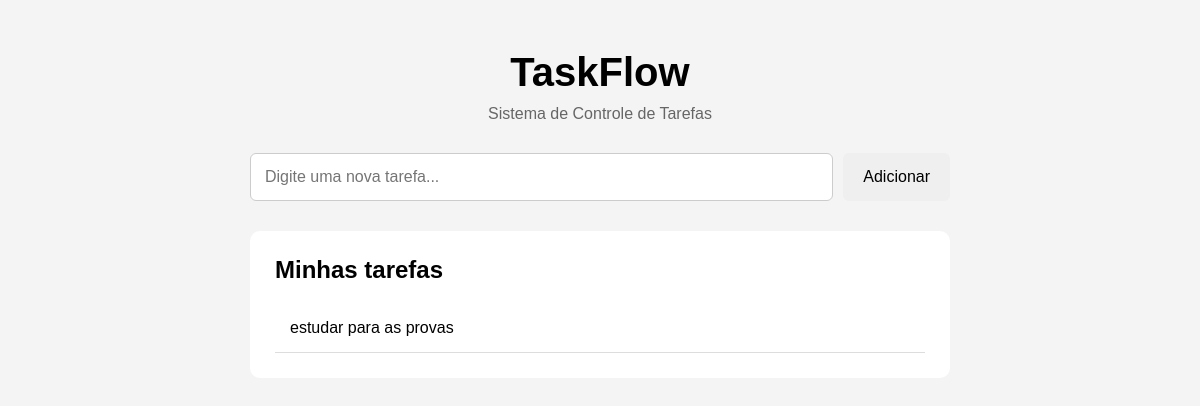
Before: / with the older database file.
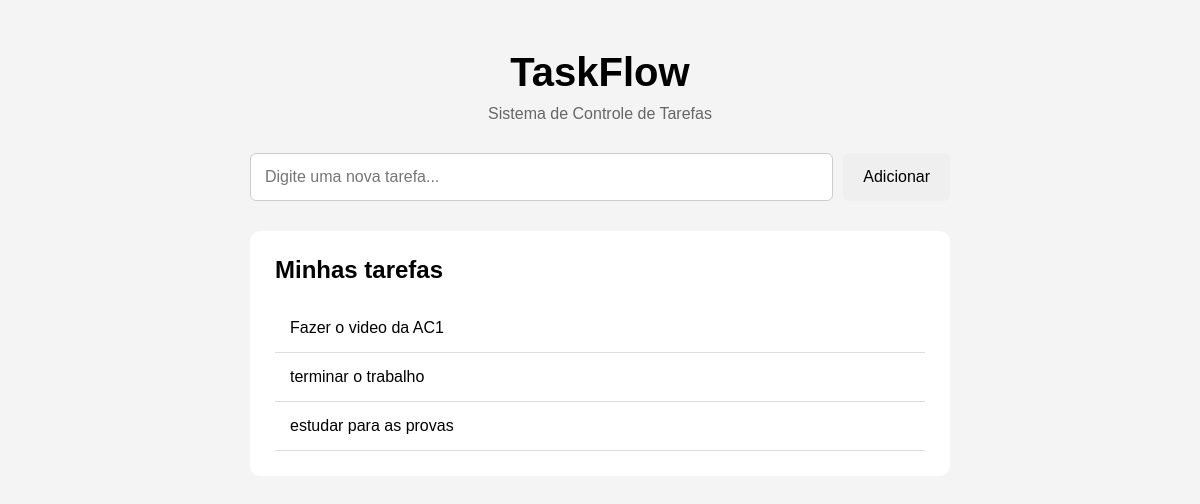
After: the same page with the newer database file.
### tables this page shows
CREATE TABLE tarefas (
            id INTEGER PRIMARY KEY AUTOINCREMENT,
            descricao TEXT NOT NULL
        );

### app.py (the view)
@app.route("/")
def index():
    conexao = conectar_banco()
    tarefas = conexao.execute(
        "SELECT * FROM tarefas ORDER BY id DESC"
    ).fetchall()
    conexao.close()
    return render_template("index.html", tarefas=tarefas)

### app.py (called while the page is built)
def conectar_banco():
    conexao = sqlite3.connect("database.db")
    conexao.row_factory = sqlite3.Row
    return conexao

### templates/index.html (shortened to what this page needs)
<!DOCTYPE html>
<html lang="pt-BR">
<head>
    <link rel="stylesheet" href="{{ url_for('static', filename='style.css') }}">
</head>
<body>
    <main class="container">
        <h1>TaskFlow</h1>
        <p class="subtitulo">
            Sistema de Controle de Tarefas
        </p>
        <form action="/adicionar" method="POST">
            <input
                type="text"
                name="descricao"
                placeholder="Digite uma nova tarefa..."
                required
            >
            <button type="submit">
                Adicionar
            </button>
        </form>
        <section class="tarefas">
            <h2>Minhas tarefas</h2>
            {% if tarefas %}
                {% for tarefa in tarefas %}
                    <div class="tarefa">
                        <span>{{ tarefa["descricao"] }}</span>
                    </div>
                {% endfor %}
            {% else %}
                <p class="vazio">
                    Nenhuma tarefa cadastrada.
                </p>
            {% endif %}
        </section>
    </main>
</body>
</html>

### static/style.css (style rules this page uses)
* { box-sizing: border-box; margin: 0; padding: 0; }
body { font-family: Arial, sans-serif; background: #f4f4f4; min-height: 100vh; }
.container { width: 90%; max-width: 700px; margin: 50px auto; }
h1 { text-align: center; font-size: 40px; }
.subtitulo { text-align: center; margin: 10px 0 30px; color: #666; }
form { display: flex; gap: 10px; margin-bottom: 30px; }
input { flex: 1; padding: 14px; border: 1px solid #ccc; border-radius: 6px; font-size: 16px; }
button { padding: 14px 20px; border: none; border-radius: 6px; cursor: pointer; font-size: 16px; }
.tarefas { background: white; padding: 25px; border-radius: 10px; }
.tarefas h2 { margin-bottom: 20px; }
.tarefa { padding: 15px; border-bottom: 1px solid #ddd; }

Changed rows visible on the page:
added tarefas: descricao "Fazer o video da AC1"
added tarefas: descricao "terminar o trabalho"
